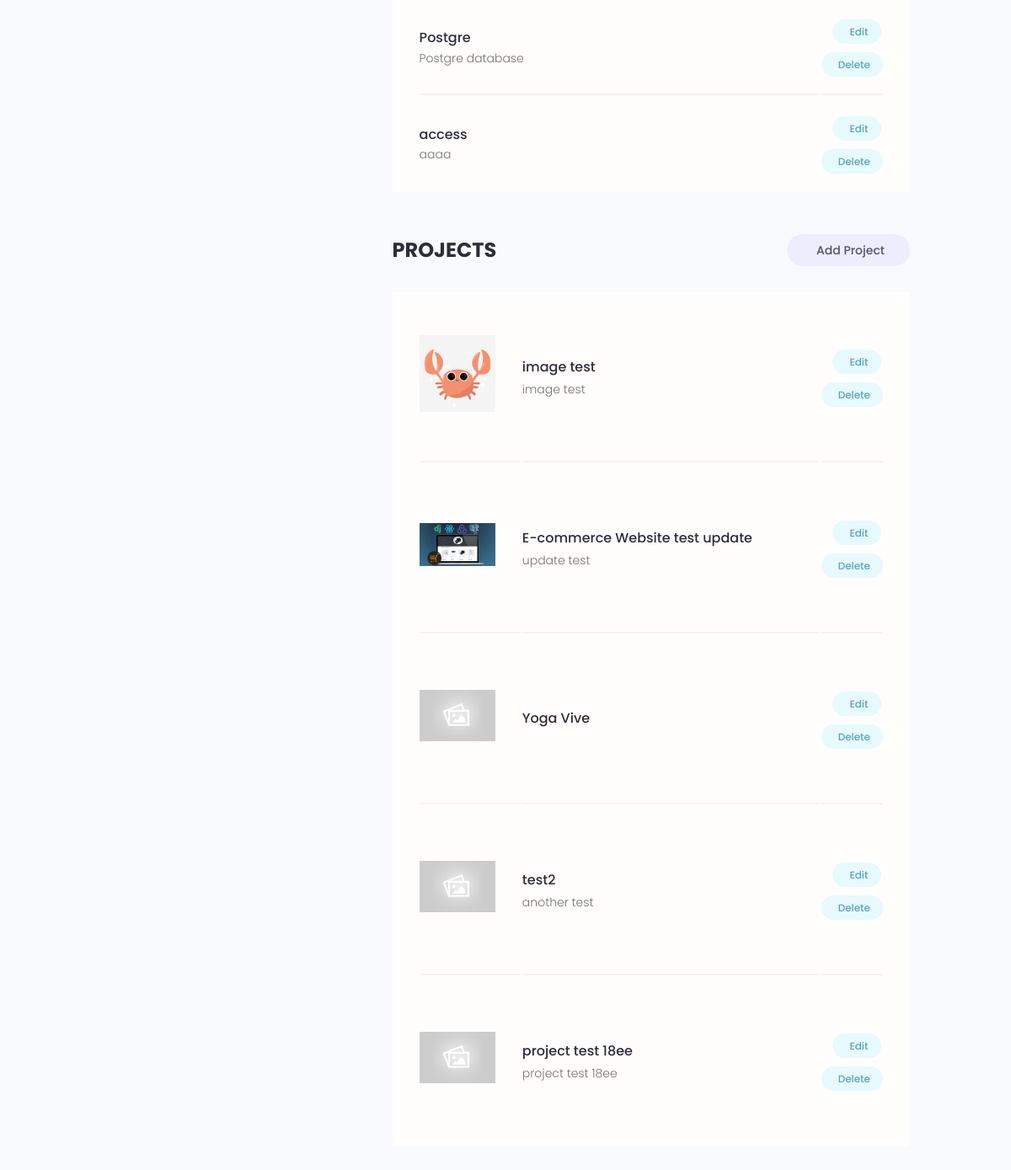
/account/ (signed in, lower part), run on an earlier commit of the app's database.
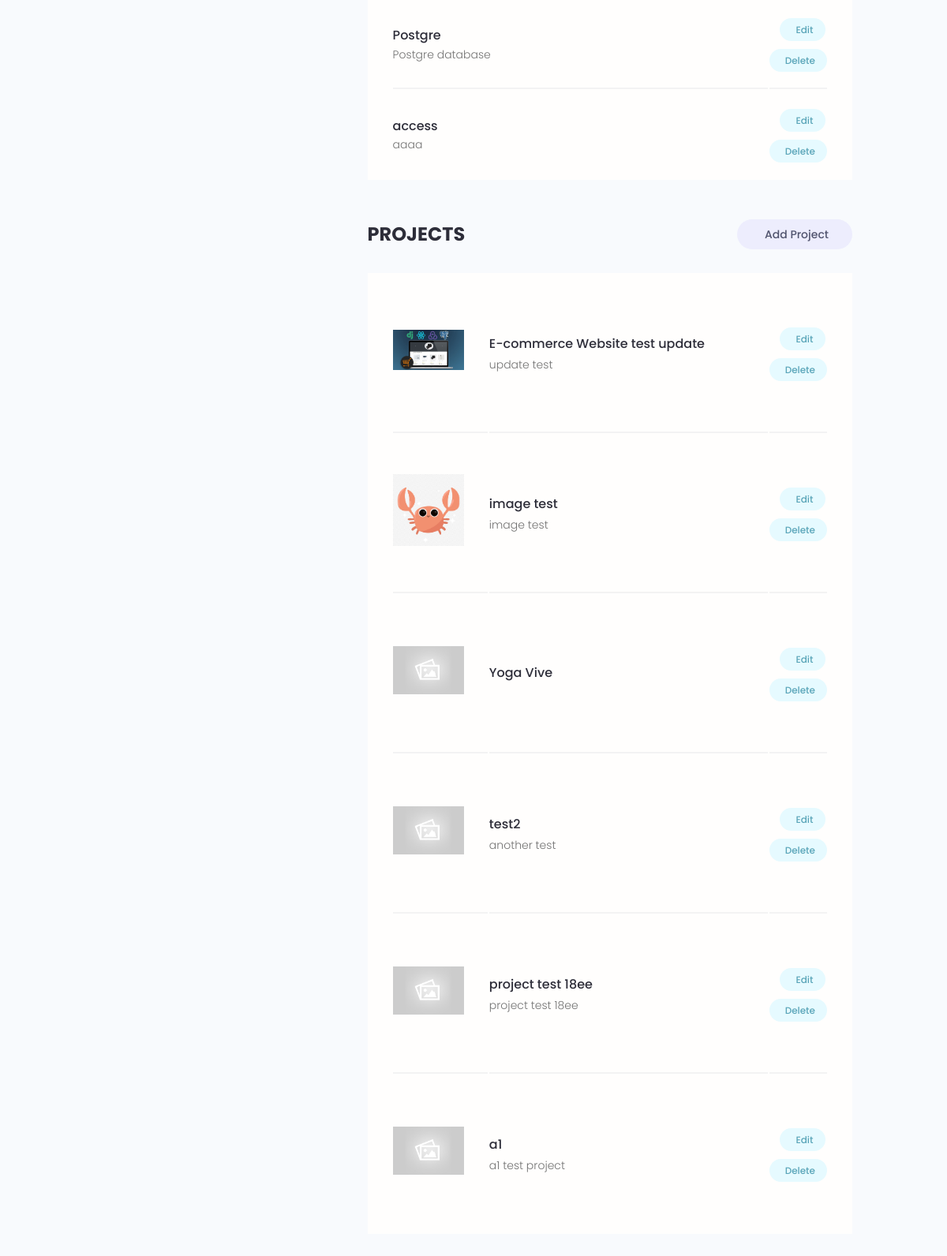
And on a later commit of the database.
### users/models.py (models this page shows, shortened)
class Skill(models.Model):
    owner = models.ForeignKey(Profile, on_delete=models.CASCADE, null=True, blank=True)
    name = models.CharField(max_length=200,null=True, blank=True)
    description = models.TextField(null=True, blank=True)
    created = models.DateTimeField(auto_now_add=True)
    id = models.UUIDField(default=uuid.uuid4, unique=True, primary_key=True, editable=False)

### projects/models.py (models this page shows, shortened)
class Project(models.Model):
    owner = models.ForeignKey(Profile, null=True, blank=True, on_delete=models.CASCADE)
    title = models.CharField(max_length=200)
    description = models.TextField(null=True, blank=True)
    featured_image = models.ImageField(null=True, blank=True, default="default.jpg")
    demo_link = models.CharField(max_length=2000, null=True, blank=True)
    source_link = models.CharField(max_length=2000, null=True, blank=True)
    tags = models.ManyToManyField('Tag',blank=True)
    vote_total = models.IntegerField(default=0, null=True, blank=True)
    vote_ratio = models.IntegerField(default=0, null=True, blank=True)
    created = models.DateTimeField(auto_now_add=True)
    id = models.UUIDField(default=uuid.uuid4, unique=True, primary_key=True, editable=False)
    class Meta:
        ordering = ['-vote_ratio', '-vote_total']
    @property
    def imageURL(self):
        try:
            url = self.featured_image.url
        except:
            url = ""
        return url

### users/views.py (the view)
# urls.py: path('account/', views.userAccount, name="account"),
@login_required(login_url='login')
def userAccount(request):
    profile = request.user.profile
    skills = profile.skill_set.all()
    projects = profile.project_set.all()
    context = {'profile': profile, 'skills':skills, 'projects': projects}
    return render(request, 'users/account.html', context)

### users/models.py (called while the page is built)
    @property
    def imageURL(self):
        try:
            url = self.profile_image.url
        except:
            url = ""
        return url

### users/templates/users/account.html (shortened to what this page needs)
{% extends "main.html" %}
{% block content %}
<main class="settingsPage profile my-md">
  <div class="container">
    <div class="layout">
      <div class="column column--1of3">
      </div>
      <div class="column column--2of3">
        <table class="settings__table">
          {% for skill in skills %}
          <tr>
            <td class="settings__tableInfo">
              <h4>{{skill.name}}</h4>
              <p>
                {{skill.description}}
              </p>
            </td>
            <td class="settings__tableActions">
              <a class="tag tag--pill tag--main settings__btn" href="{% url 'update-skill' skill.id %}"> Edit</a>
              <a class="tag tag--pill tag--main settings__btn" href="{% url 'delete-skill' skill.id %}?next=/account">
                Delete</a>
            </td>
          </tr>
          {% endfor %}
        </table>
        <div class="settings">
          <h3 class="settings__title">Projects</h3>
          <a class="tag tag--pill tag--sub settings__btn tag--lg" href="{% url 'create-project' %}"> Add Project</a>
        </div>
        <table class="settings__table">
          {% for project in projects  %}
          <tr>
            <td class="settings__thumbnail">
              <a href="{% url 'project' project.id %}"><img src="{{ project.imageURL }}" alt="Project Thumbnail" /></a>
            </td>
            <td class="settings__tableInfo">
              <a href="{% url 'project' project.id %}">{{ project.title }}</a>
              <p>{{ project.description|slice:"150"}}</p>
            </td>
            <td class="settings__tableActions">
              <a class="tag tag--pill tag--main settings__btn" href="{% url 'update-project' project.id %}"> Edit</a>
              <a class="tag tag--pill tag--main settings__btn" href="{% url 'delete-project' project.id %}?next=/account">
                Delete</a>
            </td>
          </tr>
          {% endfor %}
        </table>
      </div>
    </div>
  </div>
</main>
{% endblock content %}

What changed in the data, as far as the page shows it:
changed Project "E-commerce Website test update": moves up the list
added Project: imageURL (placeholder picture), title "a1", description "a1 test project"
